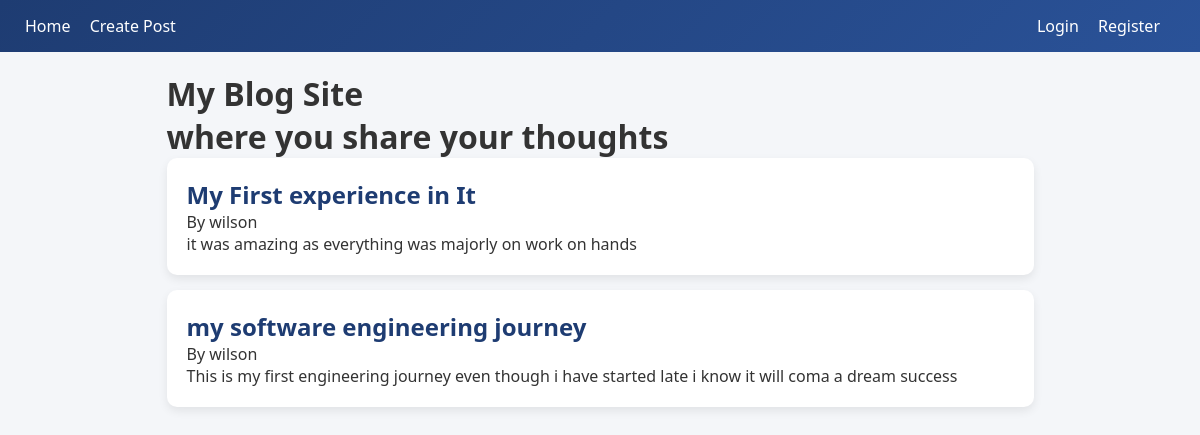
The page / on the database its author committed.
### blog/models.py (models this page shows, shortened)
class Post(models.Model):
    title = models.CharField(max_length=200)
    content = models.TextField()
    created_at = models.DateTimeField(auto_now_add=True)
    author = models.ForeignKey(
        User,
        on_delete=models.CASCADE
    )

### blog/views.py (the view)
# urls.py: path('', views.home, name='home'),
def home(request):
    posts = Post.objects.all().order_by('-created_at')
    return render(request, "blog/home.html", {'posts': posts})

### blog/templates/blog/home.html
{% extends 'blog/base.html' %}
{% block content %}
<div class="container">
    <h1>My Blog Site <br>where you share your thoughts</h1>
    {% for post in posts %}
        <div class="card">
            <h2>
                <a href="{% url 'post_detail' post.id %}">
                    {{ post.title }}
                </a>
            </h2>
            <p>By {{ post.author.username }}</p>
            <p>{{ post.content }}</p>
        </div>
    {% empty %}
        <p>No posts available yet.</p>
    {% endfor %}
</div>
{% endblock %}

### blog/templates/blog/base.html (shortened to what this page needs)
{% load static %}
<!DOCTYPE html>
<html>
<head>
    <link rel="stylesheet" href="{% static 'blog/css/style.css' %}">
</head>
<body>
<div class="navbar">
    <div>
        <a href="{% url 'home' %}">Home</a>
        <a href="{% url 'create_post' %}">Create Post</a>
    </div>
    <div>
        {% if user.is_authenticated %}
            <span>Hi {{ user.username }}</span>
            <form method="POST" action="{% url 'logout' %}" style="display:inline;">
                {% csrf_token %}
                <button class="btn btn-danger">Logout</button>
            </form>
        {% else %}
            <a href="{% url 'login' %}">Login</a>
            <a href="{% url 'register' %}">Register</a>
        {% endif %}
    </div>
</div>
<div class="container">
    {% block content %}
    {% endblock %}
</div>
</body>
</html>

### blog/static/blog/css/style.css (style rules this page uses)
* { margin: 0; padding: 0; box-sizing: border-box; }
body { font-family: "Segoe UI", Arial, sans-serif; background: #f4f6f9; color: #333; }
.navbar { background: linear-gradient(135deg, #1e3c72, #2a5298); padding: 15px 25px; display: flex; justify-content: space-between; align-items: center; color: white; }
.navbar a { color: white; text-decoration: none; margin-right: 15px; font-weight: 500; }
.container { width: 85%; margin: 20px auto; }
.card { background: white; padding: 20px; margin-bottom: 15px; border-radius: 10px; box-shadow: 0 4px 10px rgba(0,0,0,0.08); transition: 0.3s ease; }
.card h2 a { text-decoration: none; color: #1e3c72; }

### rows shown on the page
Post: title "My First experience in It", author.username "wilson", content "it was amazing as everything was majorly on work on hands"
Post: title "my software engineering journey", author.username "wilson", content "This is my first engineering journey even though i have started late i know it will coma a dream success"
